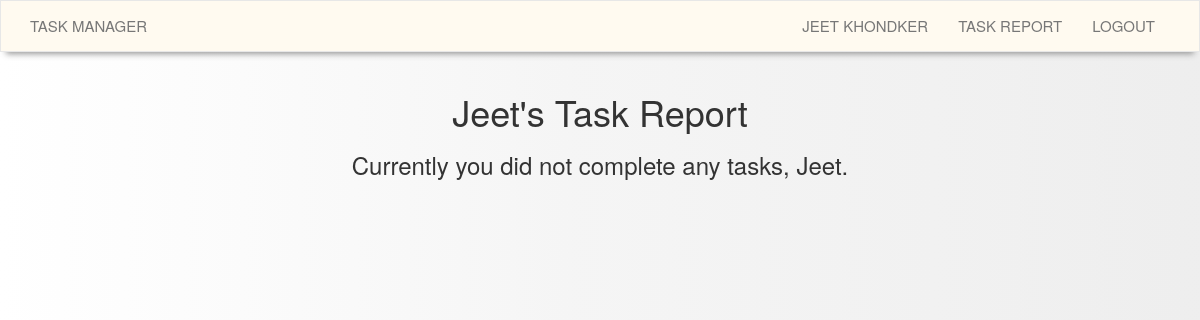
The page /taskreport/1 (signed in) on the database as committed earlier.
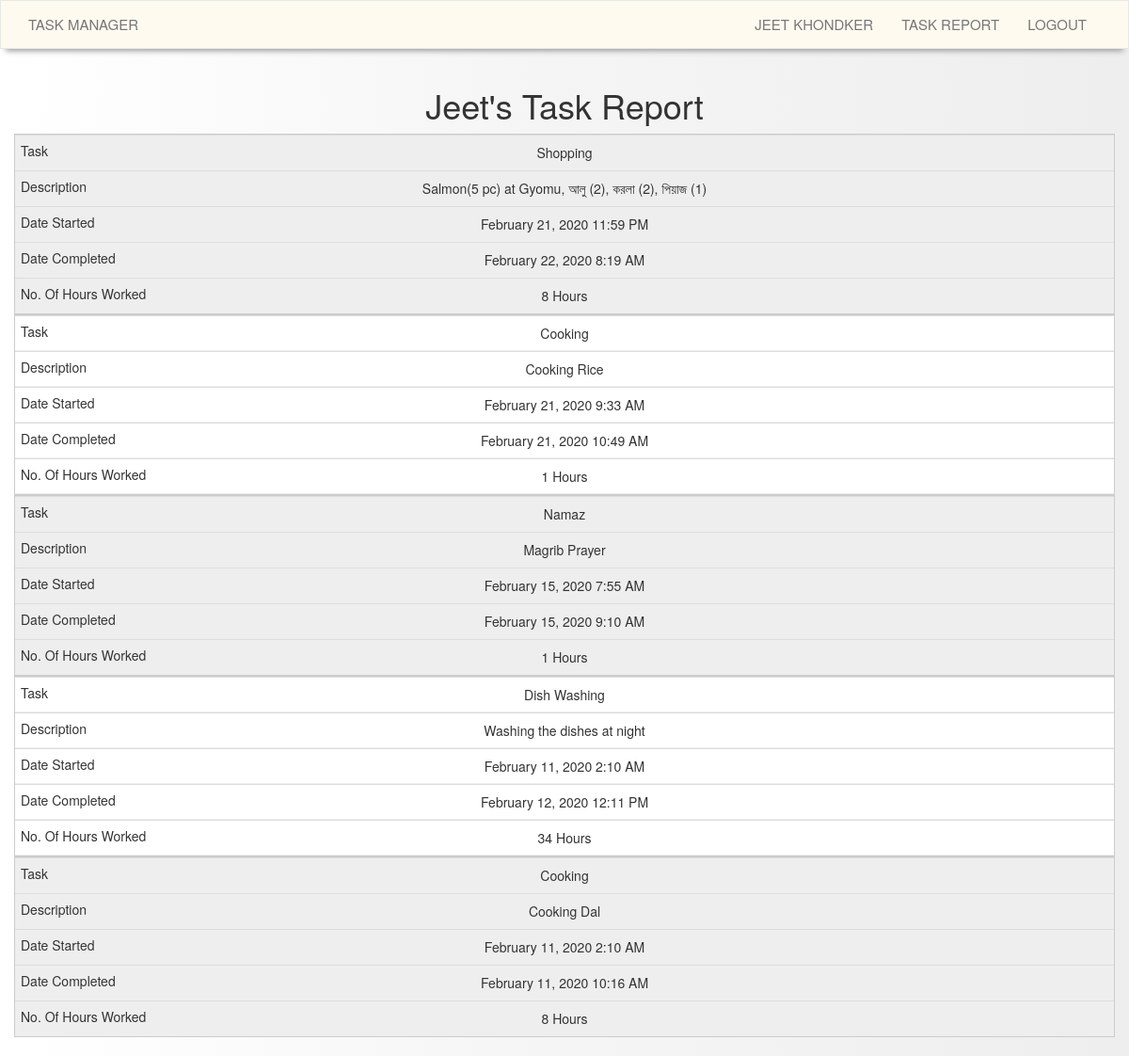
The same page on the database as committed later.
### app/models.py (models this page shows, shortened)
class User(UserMixin, db.Model):
    __tablename__ = "user"
    id = db.Column(db.Integer, primary_key = True)
    username = db.Column(db.String(64), index = True, unique = True)
    firstName = db.Column(db.String(50))
    lastName = db.Column(db.String(50))
    email = db.Column(db.String(120), index = True, unique = True)
    password_hash = db.Column(db.String(128))
    todoitems = db.relationship("ToDo", backref = "owner", lazy = "dynamic")

class ToDo(db.Model):
    __tablename__ = "todoitems"
    item_id = db.Column(db.Integer, primary_key = True)
    title = db.Column(db.String(100), nullable = False)
    description = db.Column(db.String(200), nullable = False)
    date_created = db.Column(db.DateTime, default = datetime.utcnow)
    date_updated = db.Column(db.DateTime)
    date_completed = db.Column(db.DateTime)
    is_completed = db.Column(db.Boolean, default = False, nullable = False)
    user_id = db.Column(db.Integer, db.ForeignKey("user.id"), nullable = False)

### app/routes.py (the view)
@app.route("/taskreport/<user_id>")
@login_required
def view_taskreport(user_id):
    completed_todoitems = db.session.query(ToDo).filter_by(user_id = current_user.id).filter(ToDo.is_completed == True).order_by(ToDo.date_created.desc()).all()
    return render_template("taskreport.html", completed_todoitems = completed_todoitems)

### app/models.py (called while the page is built)
@login.user_loader
def load_user(id):
    return User.query.get(int(id))

### app/routes.py (called while the page is built)
@app.before_request
def before_request():
    g.locale = str(get_locale())

### app/templates/taskreport.html (shortened to what this page needs)
{% extends "base.html" %}
{% block app_content %}
    <h1 class="text-center">{{ current_user.firstName }}{{ _("\'s Task Report") }}</h1>
    {% if completed_todoitems|length < 1 %}
        <h3 class="text-center">{{ _("Currently you did not complete any tasks,") }} {{ current_user.firstName }}{{ _('.') }}</h3>
    {% else %}
        <table class="table table-dark">
            <tbody>
                {% for completed_items in completed_todoitems %}
                    <tr>
                        {% if completed_items.is_completed == True %}
                            <td class="taskreport">{{ completed_items.title }}</td>
                            <td class="taskreport">{{ completed_items.description }}</td>
                            <td class="taskreport">{{ moment(completed_items.date_created).format("LLL") }}</td>
                            <td class="taskreport">{{ moment(completed_items.date_completed).format("LLL") }}</td>
                            <td class="taskreport">{{ ((completed_items.date_completed - completed_items.date_created).days * 24 + (completed_items.date_completed - completed_items.date_created).seconds / 3600)|int }}&nbsp;{{ _("Hours") }}</td>
                        {% endif %}
                    </tr>
                {% endfor %}
            </tbody>
        </table>
    {% endif %}
{% endblock %}

### app/templates/base.html (shortened to what this page needs)
{% extends "bootstrap/base.html" %}
{% block styles %}
    {{ super() }}
    <link rel="stylesheet" href="{{ url_for('static', filename='css/mobile-style.css') }}">
    <link rel="stylesheet" href="{{ url_for('static', filename='css/pc-style.css') }}">
{% endblock %}
{% block navbar %}
    <nav class="navbar navbar-default navbar-expand-lg navbar-light bg-light" role="navigation">
        <div class="container">
            <div class="navbar-header">
                <a class="navbar-brand text-uppercase" href="{{ url_for('index') }}">{{ _("Task Manager") }}</a>
            </div>
            <div class="collapse navbar-collapse" id="bs-example-navbar-collapse-1">
                <ul class="nav navbar-nav navbar-right">
                    {% if current_user.is_anonymous %}
                        <li><a href="{{ url_for('login') }}">{{ _("Login") }}</a></li>
                    {% else %}
                        <li><a href="{{ url_for('user', username=current_user.username) }}">{{ current_user.firstName }}&nbsp;{{ current_user.lastName }}</a></li>
                        <li><a href="{{ url_for('view_taskreport', user_id=current_user.id) }}">{{ _("Task Report") }}</a></li>
                        <li><a href="{{ url_for('logout') }}">{{ _("Logout") }}</a></li>
                    {% endif %}
                </ul>
            </div>
        </div>
    </nav>
{% endblock %}
{% block content %}
    <div class="container">
        <div class="row">
            {% block app_content %}{% endblock %}
        </div>
    </div>
{% endblock %}

Rows that differ between the two databases and show on the page:
shown differently, row unchanged: User "Jeet": firstName "Jeet" → (not shown)
added ToDo: title "Shopping", description "Salmon(5 pc) at Gyomu, আলু (2), করলা (2), পিয়াজ (1)", date_created "February 21, 2020 11:59 PM", date_completed "February 22, 2020 8:19 AM", date_completed+date_created "8"
added ToDo: title "Cooking", description "Cooking Rice", date_created "February 21, 2020 9:33 AM", date_completed "February 21, 2020 10:49 AM", date_completed+date_created "1"
added ToDo: title "Namaz", description "Magrib Prayer", date_created "February 15, 2020 7:55 AM", date_completed "February 15, 2020 9:10 AM", date_completed+date_created "1"
added ToDo: title "Dish Washing", description "Washing the dishes at night", date_created "February 11, 2020 2:10 AM", date_completed "February 12, 2020 12:11 PM", date_completed+date_created "34"
added ToDo: title "Cooking", description "Cooking Dal", date_created "February 11, 2020 2:10 AM", date_completed "February 11, 2020 10:16 AM", date_completed+date_created "8"
Other text that changed with them:
text no longer shown: "Currently you did not complete any tasks, ."
